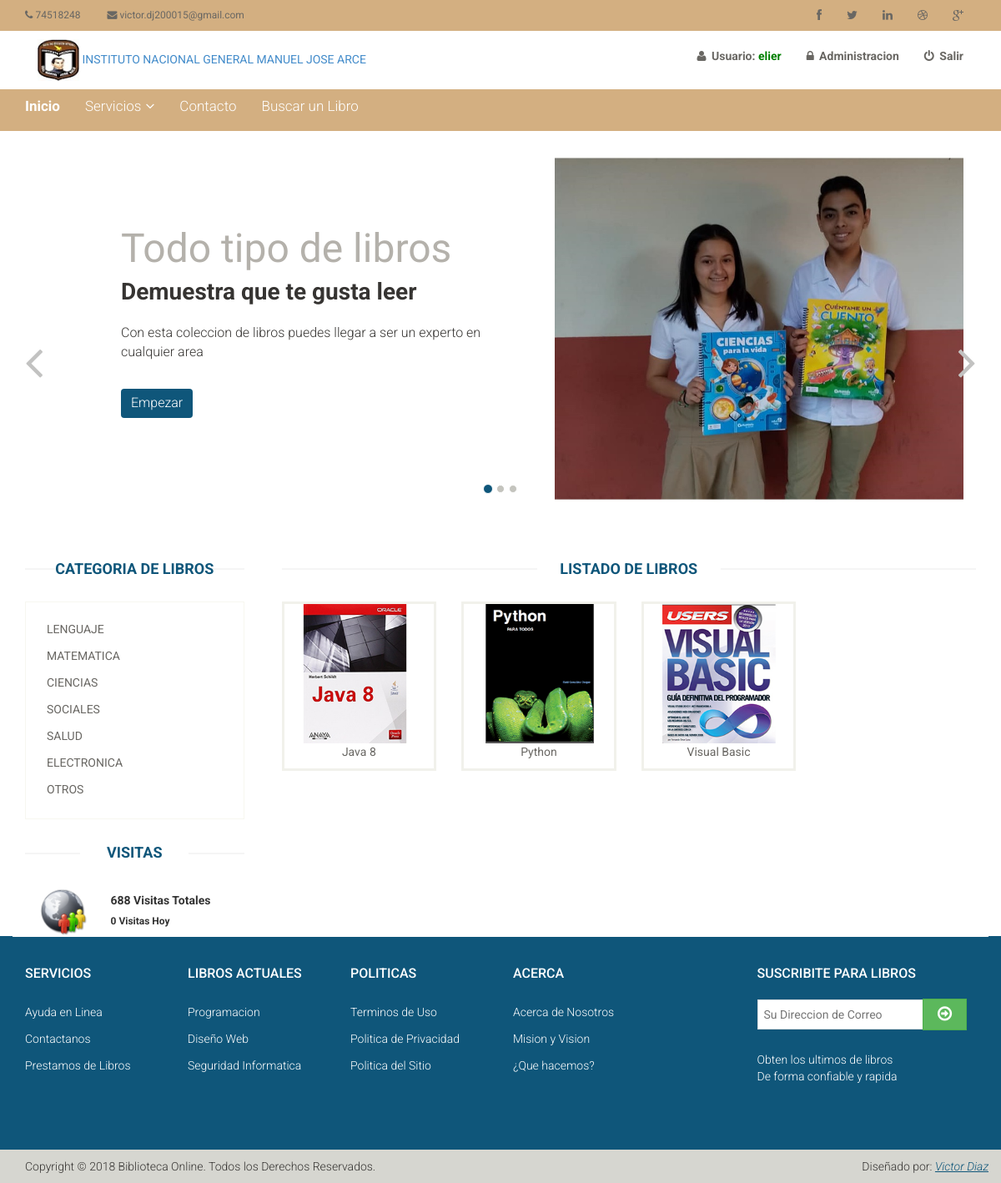
/inicio.php (signed in), run on the app's committed database.
### tables this page shows
CREATE TABLE `categorias` (
  `id_categoria` int(10) NOT NULL,
  `nombre_categoria` varchar(50) NOT NULL,
  `id_subcategoria` int(10) DEFAULT NULL
);

CREATE TABLE `libros` (
  `id_libro` int(10) NOT NULL,
  `foto` varchar(50) DEFAULT NULL,
  `nombre` varchar(255) NOT NULL,
  `descripcion` varchar(255) NOT NULL,
  `disponible` varchar(2) NOT NULL,
  `id_categoria` int(10) NOT NULL,
  `id_subcategoria` int(10) NOT NULL,
  `id_proveedor` int(10) NOT NULL,
  `fecha_ingreso` date DEFAULT NULL,
  `url_descarga` varchar(250) DEFAULT NULL
);

### inicio.php (the view, shortened to what this page needs)
<?php
include("admin/conexion.php");
if(isset($_SESSION['usuario']))
 {
	$result=mysqli_query($con, "SELECT count(utc) as visitas from visitas");
   $row = mysqli_fetch_array($result);
    $numero_visitas = $row["visitas"];
    $fechaMensaje =date("Y-m-d");
	$result2=mysqli_query($con, "SELECT count(utc) as visitas from visitas WHERE fecha_visita = '".$fechaMensaje."'");
    $row2 = mysqli_fetch_array($result2);
    $visitas_hoy = $row2["visitas"];
?>
<!DOCTYPE html>
<html lang="en">
<head>
    <link href="css/bootstrap.min.css" rel="stylesheet">
    <link href="css/font-awesome.min.css" rel="stylesheet">
    <link href="css/prettyPhoto.css" rel="stylesheet">
    <link href="css/price-range.css" rel="stylesheet">
    <link href="css/animate.css" rel="stylesheet">
	<link href="css/main.css" rel="stylesheet">
	<link href="css/responsive.css" rel="stylesheet">
</head>
<body>
<?php include ('includes/header.php');?>
<?php include ('includes/slider.php');?>
<section>
   <div class="container">
		<div class="row">
			<div class="col-sm-3">
	<div class="left-sidebar">
	    <div class="brands_products">
			<h2>Categoria de libros</h2>
			<div class="brands-name">
				<ul class="nav nav-pills nav-stacked">
				<?php
							$caq=mysqli_query($con,"select * from categorias");
							while($catrow=mysqli_fetch_array($caq)){
								?>
								<li><a href="inicio.php?cat=<?php echo $catrow['id_categoria']; ?>"><?php echo $catrow['nombre_categoria']; ?></a></li>
								<?php
							}
						?>
				</ul>
			</div>
		</div>
		    <div class="price-range">
				<h2>Visitas</h2>
				<div class="col-md-4">
				    <img src="images/home/visitas.png" width="60" height="60">
				</div>
				<div class="col-md-8">
					<h5><b><?php  echo $numero_visitas;?> Visitas Totales</b></h5>
					<h6><b><?php  echo $visitas_hoy;?> Visitas Hoy</b></h6>
				</div>
			</div>
	</div>
</div>
			<div class="col-sm-9 padding-right">
                <div class="features_items">
				<h2 class="title text-center">Listado de Libros</h2>
			   <?php
        if (isset($_GET['cat'])) {
         $cat=$_GET['cat'];
        }
        else{
        $cat = "1";
        }
		$query=mysqli_query($con,"select * from libros where id_categoria='$cat'");
		if (mysqli_num_rows($query) < 1) {
		 echo "<div class='col-sm-3'>";
		 echo "<p style='color:red;'><b>No tenemos Libros para esta Categoria</b></p>";
		 echo "</div>";
		}
		else{
		while($row=mysqli_fetch_array($query)){
				$foto=$row['foto'];
				$nombre=$row['nombre'];
			?>
             <div class="col-sm-3">
					<div class="product-image-wrapper">
						<div class="single-products">
							<div class="productinfo text-center">
						<img src="admin/<?php echo $foto ?>" width="100" heigth="90">	 <p><?php echo $nombre ?></p>
						    </div>
							    <div class="product-overlay">
									<div class="overlay-content">
                                     </div>
								</div>
					    </div>
					</div>
			   </div>
         <?php } } ?>
         <br>
			     <div class="row">	<?php// include ('includes/tabs.php');?> </div>
				</div>
			</div>
		</div>
	</section>
<?php include ('includes/footer.php');?>
</body>
</html>
<?php
}else{
    echo '<script> window.location="index.php"; </script>';
}
?>

### includes/header.php (shortened to what this page needs)
	<?php
$nombre = $_SESSION['usuario'];
 	?>
	<header id="header">
		<div class="header_top">
			<div class="container">
				<div class="row">
					<div class="col-sm-6">
						<div class="contactinfo">
							<ul class="nav nav-pills">
								<li><a href="#"><i class="fa fa-phone"></i> 74518248</a></li>
								<li><a href="#"><i class="fa fa-envelope"></i> victor.dj200015@gmail.com</a></li>
							</ul>
						</div>
					</div>
					<div class="col-sm-6">
						<div class="social-icons pull-right">
							<ul class="nav navbar-nav">
								<li><a href="#"><i class="fa fa-facebook"></i></a></li>
								<li><a href="#"><i class="fa fa-twitter"></i></a></li>
								<li><a href="#"><i class="fa fa-linkedin"></i></a></li>
								<li><a href="#"><i class="fa fa-dribbble"></i></a></li>
								<li><a href="#"><i class="fa fa-google-plus"></i></a></li>
							</ul>
						</div>
					</div>
				</div>
			</div>
		</div>
		<div class="header-middle">
			<div class="container">
				<div class="row" >
					<div class="col-sm-6">
						<div class="logo pull-left">
							<a href="inicio.php"><img src="images/home/logo.jpg" alt="" width="50px" height="50px" />     INSTITUTO NACIONAL GENERAL MANUEL JOSE ARCE</a>
						</div>
					</div>
					<div class="col-sm-6">
						<div class="shop-menu pull-right">
							<ul class="nav navbar-nav">
								<li>
                            <a href="#" target="contenedor"><i class="fa fa-fw fa-user"></i>Usuario:<b style="color:green;"> <?php  echo $nombre; ?></b></a>
                        </li>
							    <li><a href="login/login.php"><i class="fa fa-lock"></i> Administracion</a></li>
							    <li><a href="login/logout2.php"><i class="fa fa-power-off"></i> Salir</a></li>
							</ul>
						</div>
					</div>
				</div>
			</div>
		</div>
		<div class="header-bottom">
			<div class="container">
				<div class="row">
					<div class="col-sm-9">
						<div class="mainmenu pull-left">
							<ul class="nav navbar-nav collapse navbar-collapse">
								<li><a href="inicio.php" class="active">Inicio</a></li>
								<li class="dropdown"><a href="#">Servicios<i class="fa fa-angle-down"></i></a>
                                </li>
								<li><a href="contacto.php">Contacto</a></li>
								<li><a href="busqueda.php">Buscar un Libro</a></li>
							</ul>
						</div>
					</div>
				</div>
			</div>
		</div>
	</header>

### includes/slider.php (shortened to what this page needs)
<section id="slider">
	<div class="container">
		<div class="row">
			<div class="col-sm-12">
				<div id="slider-carousel" class="carousel slide" data-ride="carousel">
					<ol class="carousel-indicators">
						<li data-target="#slider-carousel" data-slide-to="0" class="active"></li>
						<li data-target="#slider-carousel" data-slide-to="1"></li>
						<li data-target="#slider-carousel" data-slide-to="2"></li>
					</ol>
					<div class="carousel-inner">
						<div class="item active">
							<div class="col-sm-6">
								<h1><span></span>Todo tipo de libros</h1>
								<h2>Demuestra que te gusta leer</h2>
								<p>Con esta coleccion de libros puedes llegar a ser un experto en cualquier area</p>
								<button type="button" class="btn btn-default get">Empezar</button>
							</div>
							<div class="col-sm-6">
								<img src="images/home/slider1.jpg" class="girl img-responsive" alt="" />
							</div>
						</div>
					</div>
					<a href="#slider-carousel" class="left control-carousel hidden-xs" data-slide="prev">
						<i class="fa fa-angle-left"></i>
					</a>
					<a href="#slider-carousel" class="right control-carousel hidden-xs" data-slide="next">
						<i class="fa fa-angle-right"></i>
					</a>
				</div>
			</div>
		</div>
	</div>
</section>

### includes/footer.php
<footer id="footer">
		<div class="footer-widget">
			<div class="container">
				<div class="row">
					<div class="col-sm-2">
						<div class="single-widget">
							<h2>Servicios</h2>
							<ul class="nav nav-pills nav-stacked">
								<li><a href="#">Ayuda en Linea</a></li>
								<li><a href="#">Contactanos</a></li>
								<li><a href="#">Prestamos de Libros</a></li>
							</ul>
						</div>
					</div>
					<div class="col-sm-2">
						<div class="single-widget">
							<h2>Libros Actuales</h2>
							<ul class="nav nav-pills nav-stacked">
								<li><a href="#">Programacion</a></li>
								<li><a href="#">Diseño Web</a></li>
								<li><a href="#">Seguridad Informatica</a></li>
							</ul>
						</div>
					</div>
					<div class="col-sm-2">
						<div class="single-widget">
							<h2>Politicas</h2>
							<ul class="nav nav-pills nav-stacked">
								<li><a href="#">Terminos de Uso</a></li>
								<li><a href="#">Politica de Privacidad</a></li>
								<li><a href="#">Politica del Sitio</a></li>
							</ul>
						</div>
					</div>
					<div class="col-sm-2">
						<div class="single-widget">
							<h2>Acerca</h2>
							<ul class="nav nav-pills nav-stacked">
								<li><a href="#">Acerca de Nosotros</a></li>
								<li><a href="#">Mision y Vision</a></li>
								<li><a href="#">¿Que hacemos?</a></li>
							</ul>
						</div>
					</div>
					<div class="col-sm-3 col-sm-offset-1">
						<div class="single-widget">
							<h2>Suscribite para libros</h2>
							<form action="funciones_php/validar_suscriptor.php" class="searchform" method="post">
								<input type="text" placeholder="Su Direccion de Correo" name="suscriptor" required />
								<button type="submit" class="btn btn-success"><i class="fa fa-arrow-circle-o-right"></i></button>
								<p>Obten los ultimos de libros<br /> De forma confiable y rapida</p>
							</form>
						</div>
					</div>
				</div>
			</div>
		</div>
		<div class="footer-bottom">
			<div class="container">
				<div class="row">
					<p class="pull-left">Copyright © 2018 Biblioteca Online. Todos los Derechos Reservados.</p>
					<p class="pull-right">Diseñado por: <span><a target="_blank" href="#">Victor Diaz</a></span></p>
				</div>
			</div>
		</div>
	</footer>

### data on the page
categorias: nombre_categoria "LENGUAJE"
categorias: nombre_categoria "MATEMATICA"
categorias: nombre_categoria "CIENCIAS"
categorias: nombre_categoria "SOCIALES"
categorias: nombre_categoria "SALUD"
categorias: nombre_categoria "ELECTRONICA"
categorias: nombre_categoria "OTROS"
libros: foto (picture), nombre "Java 8"
libros: foto (picture), nombre "Python"
libros: foto (picture), nombre "Visual Basic"

### other printed values
$nombre "elier"
$numero_visitas "688"
$visitas_hoy "0"
